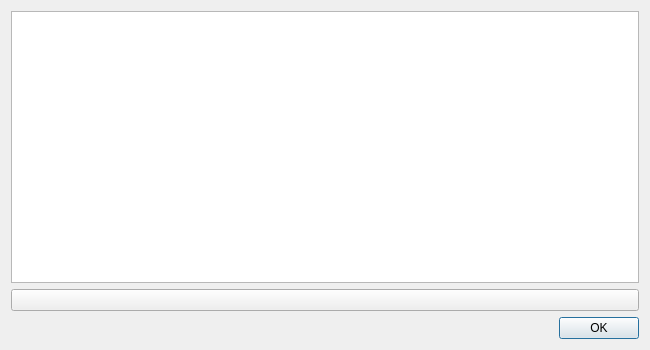
<?xml version="1.0" encoding="UTF-8"?>
<ui version="4.0">
 <class>CHotkeyClass</class>
 <widget class="QDialog" name="CHotkeyClass">
  <property name="geometry">
   <rect>
    <x>0</x>
    <y>0</y>
    <width>650</width>
    <height>350</height>
   </rect>
  </property>
  <property name="sizePolicy">
   <sizepolicy hsizetype="Fixed" vsizetype="Fixed">
    <horstretch>0</horstretch>
    <verstretch>0</verstretch>
   </sizepolicy>
  </property>
  <property name="minimumSize">
   <size>
    <width>400</width>
    <height>350</height>
   </size>
  </property>
  <property name="maximumSize">
   <size>
    <width>800</width>
    <height>600</height>
   </size>
  </property>
  <property name="windowTitle">
   <string>Hotkeys</string>
  </property>
  <property name="windowIcon">
   <iconset resource="res/hotkey_resources.qrc">
    <normaloff>:/preferences-desktop-keyboard-shortcuts.png</normaloff>:/preferences-desktop-keyboard-shortcuts.png</iconset>
  </property>
  <property name="locale">
   <locale language="English" country="UnitedKingdom"/>
  </property>
  <layout class="QVBoxLayout" name="verticalLayout">
   <item>
    <widget class="QTableWidget" name="entriesTable">
     <property name="sizePolicy">
      <sizepolicy hsizetype="Expanding" vsizetype="Expanding">
       <horstretch>0</horstretch>
       <verstretch>1</verstretch>
      </sizepolicy>
     </property>
     <property name="editTriggers">
      <set>QAbstractItemView::DoubleClicked</set>
     </property>
     <property name="alternatingRowColors">
      <bool>true</bool>
     </property>
     <property name="selectionMode">
      <enum>QAbstractItemView::NoSelection</enum>
     </property>
     <property name="showGrid">
      <bool>false</bool>
     </property>
     <attribute name="horizontalHeaderVisible">
      <bool>false</bool>
     </attribute>
     <attribute name="verticalHeaderVisible">
      <bool>false</bool>
     </attribute>
    </widget>
   </item>
   <item>
    <widget class="QPushButton" name="addButton">
     <property name="text">
      <string/>
     </property>
    </widget>
   </item>
   <item>
    <widget class="QDialogButtonBox" name="buttonBox">
     <property name="standardButtons">
      <set>QDialogButtonBox::Ok</set>
     </property>
    </widget>
   </item>
  </layout>
 </widget>
 <layoutdefault spacing="6" margin="11"/>
 <resources>
  <include location="res/hotkey_resources.qrc"/>
 </resources>
 <connections>
  <connection>
   <sender>buttonBox</sender>
   <signal>rejected()</signal>
   <receiver>CHotkeyClass</receiver>
   <slot>reject()</slot>
   <hints>
    <hint type="sourcelabel">
     <x>199</x>
     <y>277</y>
    </hint>
    <hint type="destinationlabel">
     <x>199</x>
     <y>149</y>
    </hint>
   </hints>
  </connection>
 </connections>
</ui>
